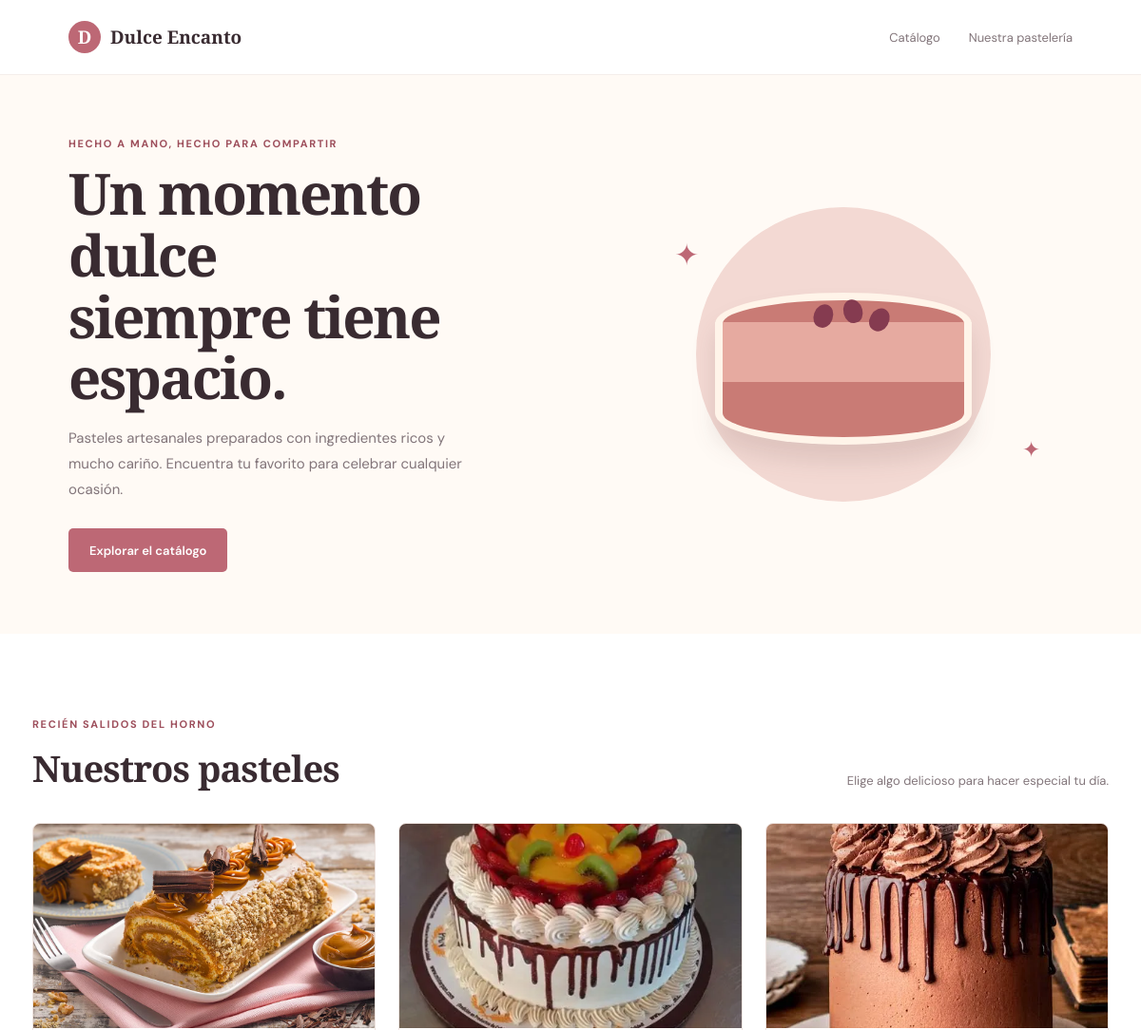
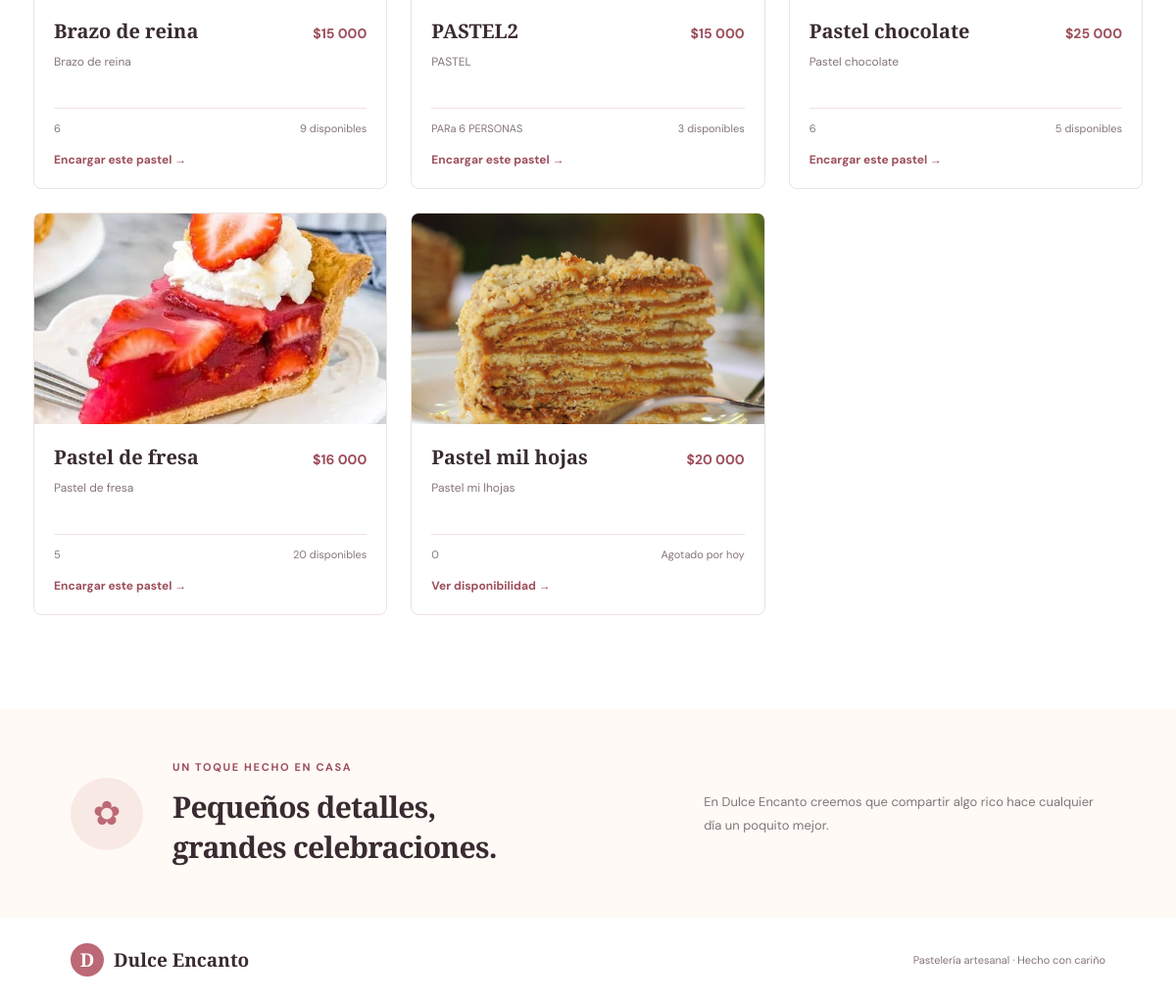
The page / on the database its author committed (2 pictures, top to bottom).
### pasteleria/models.py (models this page shows, shortened)
class producto(models.Model):
    nombre = models.CharField(max_length=100)
    linea = models.ForeignKey(
        linea,
        on_delete=models.CASCADE,
        related_name='productos',
    )
    descripcion = models.TextField()
    precio = models.DecimalField(max_digits=10, decimal_places=2)
    stock = models.IntegerField()
    porcion = models.CharField(max_length=50)
    imagen = models.ImageField(upload_to='productos/',blank=True, null=True)
    apto_celiacos = models.BooleanField(
        default=False,
        verbose_name='Apto para celíacos',
    )
    visible_en_catalogo = models.BooleanField(default=True, verbose_name='Visible en catálogo')

### pasteleria/views.py (the view)
# urls.py: path('', views.catalogo, name='catalogo'),
def catalogo(request):
    productos = producto.objects.filter(
        visible_en_catalogo=True,
    ).order_by('nombre')
    return render(request, 'pasteleria/catalogo.html', {'productos': productos})

### templates/pasteleria/catalogo.html (shortened to what this page needs)
{% load static %}
{% load humanize %}
<!DOCTYPE html>
<html lang="es">
<head>
    <link rel="stylesheet" href="{% static 'css/catalogo.css' %}">
</head>
<body>
    <header class="site-header">
        <a class="brand" href="{% url 'catalogo' %}" aria-label="Dulce Encanto, inicio">
            <span class="brand-mark" aria-hidden="true">D</span>
            <span>Dulce Encanto</span>
        </a>
        <nav aria-label="Navegación principal">
            <a href="#catalogo">Catálogo</a>
            <a href="#nosotros">Nuestra pastelería</a>
        </nav>
    </header>
    <main>
        <section class="hero">
            <div class="hero-copy">
                <p class="eyebrow">Hecho a mano, hecho para compartir</p>
                <h1>Un momento dulce<br>siempre tiene espacio.</h1>
                <p class="hero-description">
                    Pasteles artesanales preparados con ingredientes ricos y mucho cariño.
                    Encuentra tu favorito para celebrar cualquier ocasión.
                </p>
                <a class="button button-primary" href="#catalogo">Explorar el catálogo</a>
            </div>
            <div class="hero-art" aria-hidden="true">
                <div class="hero-cake">
                    <span class="cake-layer"></span>
                    <span class="cake-base"></span>
                    <span class="cake-berry berry-one"></span>
                    <span class="cake-berry berry-two"></span>
                    <span class="cake-berry berry-three"></span>
                </div>
                <span class="hero-sparkle sparkle-one">✦</span>
                <span class="hero-sparkle sparkle-two">✦</span>
            </div>
        </section>
        <section class="catalog-section" id="catalogo">
            <div class="section-heading">
                <div>
                    <p class="eyebrow">Recién salidos del horno</p>
                    <h2>Nuestros pasteles</h2>
                </div>
                <p>Elige algo delicioso para hacer especial tu día.</p>
            </div>
            <div class="product-grid">
                {% for pastel in productos %}
                    <article class="product-card">
                        <a class="product-image"
                           href="{% if pastel.stock > 0 %}{% url 'crear_encargo' pastel.id %}{% else %}{% url 'detalle_producto' pastel.id %}{% endif %}"
                           aria-label="{% if pastel.stock > 0 %}Encargar{% else %}Ver disponibilidad de{% endif %} {{ pastel.nombre }}">
                           {% if pastel.imagen %}
    <img src="{{ pastel.imagen.url }}" alt="{{ pastel.nombre }}"
         style="position: absolute; inset: 0; width: 100%; height: 100%; object-fit: cover;">
{% else %}
    <span class="product-image-decoration" aria-hidden="true">✦</span>
{% endif %}
                        </a>
                        <div class="product-info">
                            <div class="product-title-row">
                                <h3>{{ pastel.nombre }}</h3>
                                <span class="product-price">${{ pastel.precio|floatformat:0|intcomma }}</span>
                            </div>
                            <p>{{ pastel.descripcion|truncatewords:18 }}</p>
                            <div class="product-meta">
                                <span>{{ pastel.porcion }}</span>
                                {% if pastel.stock > 0 %}
                                    <span>{{ pastel.stock }} disponibles</span>
                                {% else %}
                                    <span>Agotado por hoy</span>
                                {% endif %}
                            </div>
                            <a class="text-link"
                               href="{% if pastel.stock > 0 %}{% url 'crear_encargo' pastel.id %}{% else %}{% url 'detalle_producto' pastel.id %}{% endif %}">
                                {% if pastel.stock > 0 %}Encargar este pastel{% else %}Ver disponibilidad{% endif %}
                                <span aria-hidden="true">→</span>
                            </a>
                        </div>
                    </article>
                {% empty %}
                    <div class="empty-state">
                        <span aria-hidden="true">♡</span>
                        <h3>Estamos preparando cosas ricas</h3>
                        <p>Pronto encontrarás nuestros pasteles en este catálogo.</p>
                    </div>
                {% endfor %}
            </div>
        </section>
        <section class="about-section" id="nosotros">
            <span class="about-icon" aria-hidden="true">✿</span>
            <div>
                <p class="eyebrow">Un toque hecho en casa</p>
                <h2>Pequeños detalles,<br>grandes celebraciones.</h2>
            </div>
            <p>En Dulce Encanto creemos que compartir algo rico hace cualquier día un poquito mejor.</p>
        </section>
    </main>
    <footer class="site-footer">
        <a class="brand" href="{% url 'catalogo' %}">
            <span class="brand-mark" aria-hidden="true">D</span>
            <span>Dulce Encanto</span>
        </a>
        <p>Pastelería artesanal · Hecho con cariño</p>
    </footer>
</body>
</html>

### rows shown on the page
producto: imagen (picture), nombre "Brazo de reina", precio "15 000", descripcion "Brazo de reina", porcion "6", stock "9", shows "Encargar este pastel"
producto: imagen (picture), nombre "PASTEL2", precio "15 000", descripcion "PASTEL", porcion "PARa 6 PERSONAS", stock "3", shows "Encargar este pastel"
producto: imagen (picture), nombre "Pastel chocolate", precio "25 000", descripcion "Pastel chocolate", porcion "6", stock "5", shows "Encargar este pastel"
producto: imagen (picture), nombre "Pastel de fresa", precio "16 000", descripcion "Pastel de fresa", porcion "5", stock "20", shows "Encargar este pastel"
producto: imagen (picture), nombre "Pastel mil hojas", precio "20 000", descripcion "Pastel mi lhojas", porcion "0", stock "Agotado por hoy"
